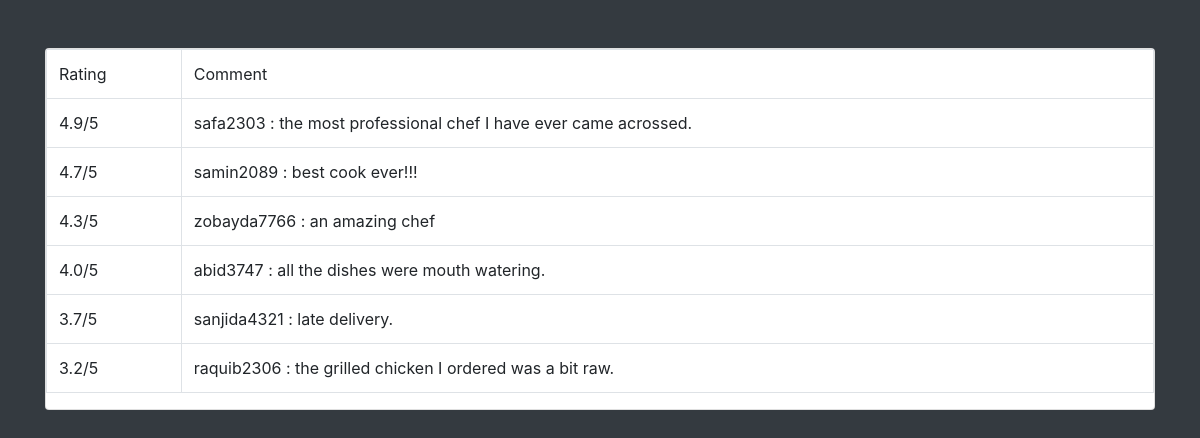
Screenshot of /reviews.php with the database file from the repository.
### tables this page shows
CREATE TABLE `customer_reviews` (
  `Rating` varchar(10) NOT NULL,
  `Comment` varchar(200) NOT NULL,
  `UserID` int(11) NOT NULL
);

### reviews.php (the view, shortened to what this page needs)
<?php
    require_once("connection.php");
    $query = " select * from customer_reviews ";
    $result = mysqli_query($con,$query);
?>
<!DOCTYPE html>
<html lang="en">
<head>
    <link rel="stylesheet" a href="CSS/bootstrap.css"/>
</head>
<body class="bg-dark">
        <div class="container">
            <div class="row">
                <div class="col m-auto">
                    <div class="card mt-5">
                        <table class="table table-bordered">
                            <tr>
                                <td> Rating </td>
                                <td> Comment </td>
                            </tr>
                            <?php
                                    while($row=mysqli_fetch_assoc($result))
                                    {
                                        $Rating = $row['Rating'];
                                        $Comment = $row['Comment'];
                            ?>
                                    <tr>
                                        <td><?php echo $Rating ?></td>
                                        <td><?php echo $Comment ?></td>
                                    </tr>
                            <?php
                                    }
                            ?>
                        </table>
                    </div>
                </div>
            </div>
        </div>
</body>
</html>

### rows the page displays
customer_reviews: Rating "4.9/5", Comment "safa2303 : the most professional chef I have ever came acrossed."
customer_reviews: Rating "4.7/5", Comment "samin2089 : best cook ever!!!"
customer_reviews: Rating "4.3/5", Comment "zobayda7766 : an amazing chef"
customer_reviews: Rating "4.0/5", Comment "abid3747 : all the dishes were mouth watering."
customer_reviews: Rating "3.7/5", Comment "sanjida4321 : late delivery."
customer_reviews: Rating "3.2/5", Comment "raquib2306 : the grilled chicken I ordered was a bit raw."
